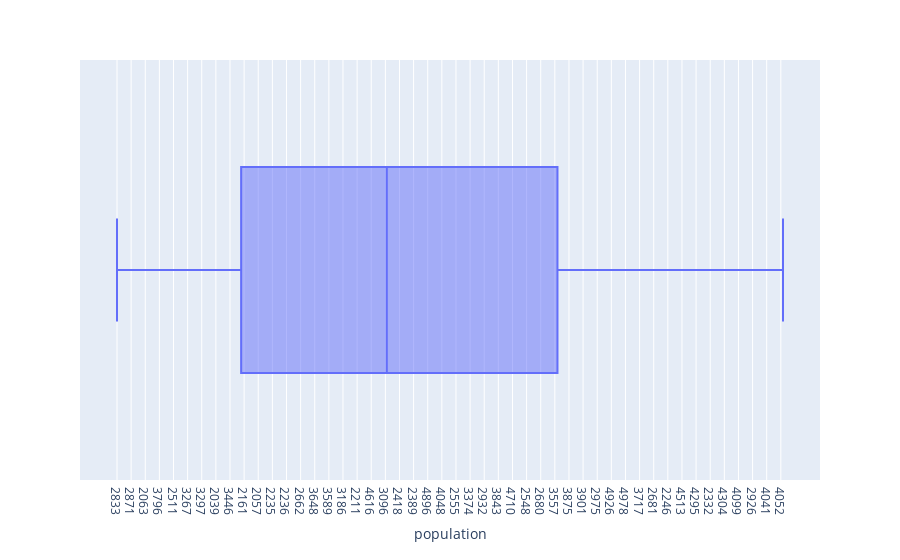

Notebook code cell kept with this figure:
### Code cell
fig = px.box(df_communes[df_communes['taille_commune']=='2 - bourg'], x='population', )
fig.show()

### Figure 1 — Plotly figure (JSON) as saved in the notebook; plotly's stock layout.template omitted (floating-point values rounded to 4 significant figures; data arrays with more than 128 entries replaced by an {"elided": "..."} marker saying what was removed)
{"data": [{"alignmentgroup": "True", "hovertemplate": "population=%{x}<extra></extra>", "legendgroup": "", "marker": {"color": "#636efa"}, "name": "", "notched": false, "offsetgroup": "", "orientation": "h", "showlegend": false, "type": "box", "x": {"elided": "3229 str values"}, "x0": " ", "xaxis": "x", "y0": " ", "yaxis": "y"}], "layout": {"boxmode": "group", "legend": {"tracegroupgap": 0}, "margin": {"t": 60}, "xaxis": {"anchor": "y", "domain": [0, 1], "title": {"text": "population"}}, "yaxis": {"anchor": "x", "domain": [0, 1]}}}
